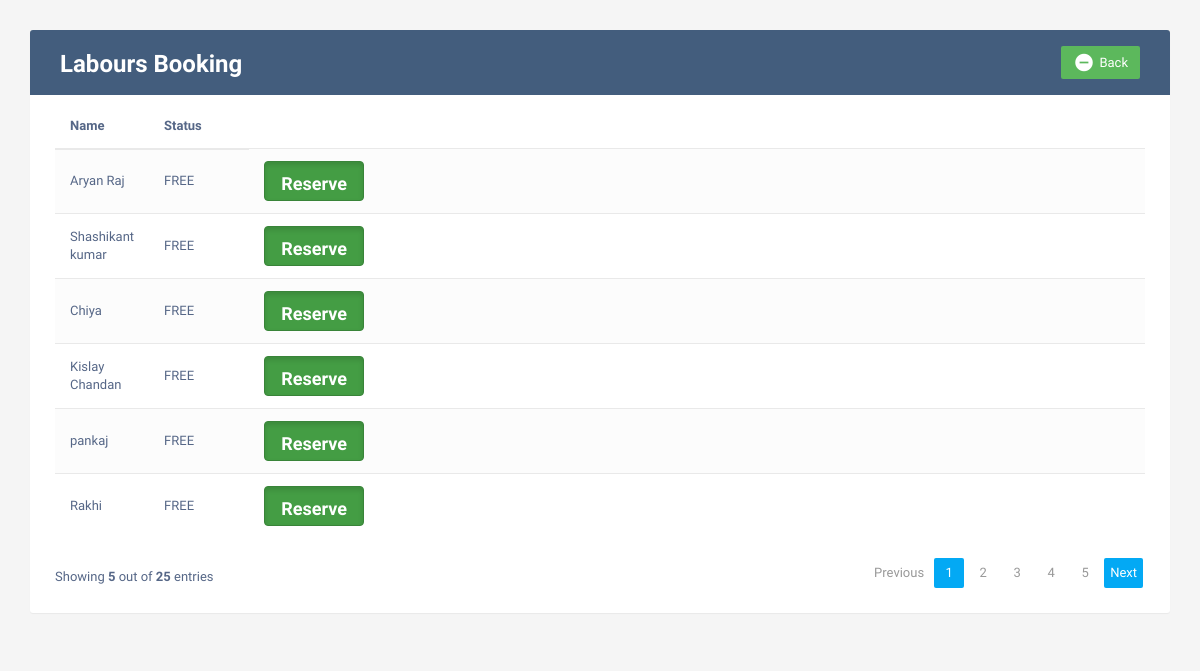
The page /booking/ on the database its author committed.
### myapp/models.py (models this page shows)
class Users(models.Model):
    id=models.AutoField(primary_key=True)
    fullname=models.CharField(max_length=100)
    aadhar=models.BigIntegerField()
    contact=models.BigIntegerField()
    password=models.CharField(max_length=50)
    status = models.CharField(max_length=50, default='FREE')

### myapp/views.py (the view)
# urls.py: path("booking/",views.BookingPage,name="bookingpage"),
def BookingPage(request):
    emp=Users.objects.all()
    context={
        'emp':emp,
    }
    return render(request,'booking.html',context)

### templates/booking.html (shortened to what this page needs)
<!DOCTYPE html>
<html lang="en">
<head>
<link rel="stylesheet" href="https://maxcdn.bootstrapcdn.com/font-awesome/4.7.0/css/font-awesome.min.css">
<link rel="stylesheet" href="https://maxcdn.bootstrapcdn.com/bootstrap/3.3.7/css/bootstrap.min.css">
  <body>
    <div class="container">
        <div class="table-wrapper">
            <div class="table-title">
                <div class="row">
                    <div class="col-sm-6">
						<h2> <b> Labours Booking</b></h2>
					</div>
					<div class="col-sm-6">
						<a href="/" class="btn btn-success" data-toggle="modal"><i class="material-icons">&#xE15C;</i> <span>Back</span></a>
					</div>
                </div>
            </div>
            <table class="table table-striped table-hover">
                <thead>
                    <tr>
                        <th>Name</th>
                        <th>Status</th>
                    </tr>
                </thead>
                <tbody>
				{% for i in emp %}
                    <tr>
                        <td>{{i.fullname}}</td>
                        <td>{{i.status}}</td>
                        <td>
                             <a type="button" href='' class="btn btn-success btn-lg active"  style="width:100px; height:40px; border-radius:4px;">Reserve</a>
                        </td>
                    </tr>
					{% endfor %}
				</tbody>
            </table>
			<div class="clearfix">
                <div class="hint-text">Showing <b>5</b> out of <b>25</b> entries</div>
                <ul class="pagination">
                    <li class="page-item"><a href="#">Previous</a></li>
                    <li class="page-item active"><a href="#" class="page-link">1</a></li>
                    <li class="page-item"><a href="#" class="page-link">2</a></li>
                    <li class="page-item "><a href="#" class="page-link">3</a></li>
                    <li class="page-item"><a href="#" class="page-link">4</a></li>
                    <li class="page-item"><a href="#" class="page-link">5</a></li>
                    <li class="page-item active"><a href="#" class="page-link">Next</a></li>
                </ul>
            </div>
        </div>
    </div>
</body>
</html>

### templates/booking.html (style rules this page uses)
body { color: #566787; background: #f5f5f5; font-family: 'Varela Round', sans-serif; font-size: 13px; }
.table-wrapper { background: #fff; padding: 20px 25px; margin: 30px 0; border-radius: 3px; box-shadow: 0 1px 1px rgba(0,0,0,.05); }
.table-title { padding-bottom: 15px; background: #435d7d; color: #fff; padding: 16px 30px; margin: -20px -25px 10px; border-radius: 3px 3px 0 0; }
.table-title h2 { margin: 5px 0 0; font-size: 24px; }
.table-title .btn { color: #fff; float: right; font-size: 13px; border: none; min-width: 50px; border-radius: 2px; border: none; outline: none !important; margin-left: 10px; }
.table-title .btn i { float: left; font-size: 21px; margin-right: 5px; }
.table-title .btn span { float: left; margin-top: 2px; }
table.table tr th, table.table tr td { border-color: #e9e9e9; padding: 12px 15px; vertical-align: middle; }
table.table tr th:first-child { width: 60px; }
table.table tr th:last-child { width: 100px; }
table.table-striped tbody tr:nth-of-type(odd) { background-color: #fcfcfc; }
table.table td a { font-weight: bold; color: #566787; display: inline-block; text-decoration: none; outline: none !important; }
.pagination { float: right; margin: 0 0 5px; }
.pagination li a { border: none; font-size: 13px; min-width: 30px; min-height: 30px; color: #999; margin: 0 2px; line-height: 30px; border-radius: 2px !important; text-align: center; padding: 0 6px; }
.pagination li.active a, .pagination li.active a.page-link { background: #03A9F4; }
.hint-text { float: left; margin-top: 10px; font-size: 13px; }

### rows shown on the page
Users: fullname "Aryan Raj", status "FREE"
Users: fullname "Shashikant kumar", status "FREE"
Users: fullname "Chiya", status "FREE"
Users: fullname "Kislay Chandan", status "FREE"
Users: fullname "pankaj", status "FREE"
Users: fullname "Rakhi", status "FREE"
